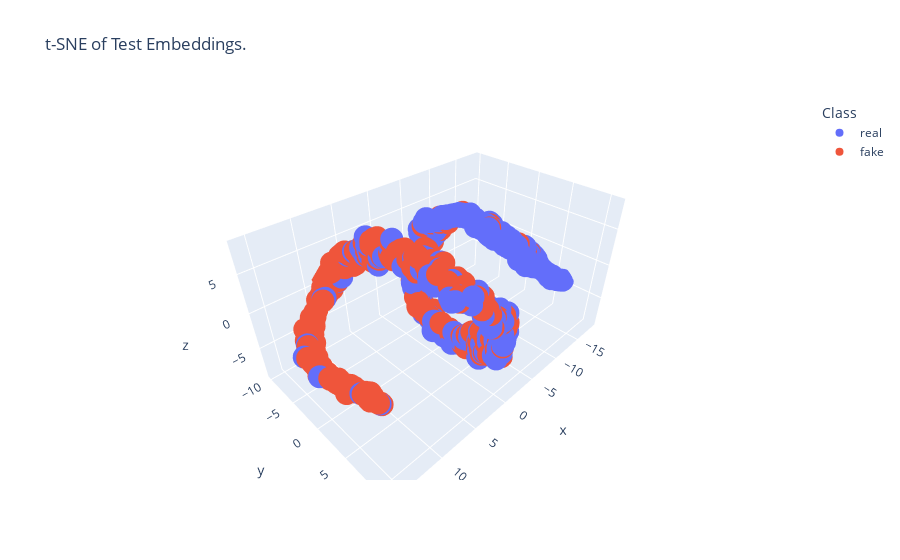

Notebook code cell kept with this figure:
### Code cell
embeddings = get_embeddings(model, test_mels, device)
plot_tsne(embeddings, all_test_labels, plot_3d=True, title="t-SNE of Test Embeddings.")

### Figure 1 — Plotly figure (JSON) as saved in the notebook; plotly's stock layout.template omitted (floating-point values rounded to 4 significant figures; data arrays with more than 128 entries replaced by an {"elided": "..."} marker saying what was removed)
{"data": [{"hovertemplate": "Class=real<br>x=%{x}<br>y=%{y}<br>z=%{z}<extra></extra>", "legendgroup": "real", "marker": {"color": "#636efa", "symbol": "circle"}, "mode": "markers", "name": "real", "scene": "scene", "showlegend": true, "type": "scatter3d", "x": {"elided": "408 float values"}, "y": {"elided": "408 float values"}, "z": {"elided": "408 float values"}}, {"hovertemplate": "Class=fake<br>x=%{x}<br>y=%{y}<br>z=%{z}<extra></extra>", "legendgroup": "fake", "marker": {"color": "#EF553B", "symbol": "circle"}, "mode": "markers", "name": "fake", "scene": "scene", "showlegend": true, "type": "scatter3d", "x": {"elided": "408 float values"}, "y": {"elided": "408 float values"}, "z": {"elided": "408 float values"}}], "layout": {"legend": {"title": {"text": "Class"}, "tracegroupgap": 0}, "scene": {"domain": {"x": [0, 1], "y": [0, 1]}, "xaxis": {"title": {"text": "x"}}, "yaxis": {"title": {"text": "y"}}, "zaxis": {"title": {"text": "z"}}}, "title": {"text": "t-SNE of Test Embeddings."}}}
